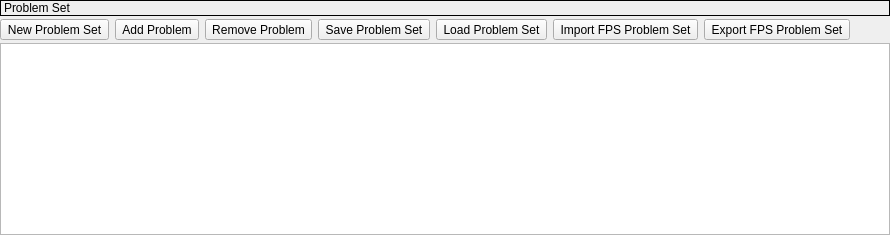
    <widget class="QWidget" name="tabProblemSet">
     <property name="autoFillBackground">
      <bool>true</bool>
     </property>
     <attribute name="title">
      <string>Problem Set</string>
     </attribute>
     <layout class="QVBoxLayout" name="verticalLayout_6">
      <property name="spacing">
       <number>3</number>
      </property>
      <property name="leftMargin">
       <number>0</number>
      </property>
      <property name="topMargin">
       <number>0</number>
      </property>
      <property name="rightMargin">
       <number>0</number>
      </property>
      <property name="bottomMargin">
       <number>0</number>
      </property>
      <item>
       <widget class="QLabel" name="lblProblemSet">
        <property name="frameShape">
         <enum>QFrame::Shape::Panel</enum>
        </property>
        <property name="frameShadow">
         <enum>QFrame::Shadow::Plain</enum>
        </property>
        <property name="text">
         <string>Problem Set</string>
        </property>
        <property name="margin">
         <number>5</number>
        </property>
       </widget>
      </item>
      <item>
       <widget class="QWidget" name="widget_2" native="true">
        <layout class="QHBoxLayout" name="horizontalLayout_15">
         <property name="leftMargin">
          <number>0</number>
         </property>
         <property name="topMargin">
          <number>0</number>
         </property>
         <property name="rightMargin">
          <number>0</number>
         </property>
         <property name="bottomMargin">
          <number>0</number>
         </property>
         <item>
          <widget class="QToolButton" name="btnNewProblemSet">
           <property name="toolTip">
            <string>New Problem Set</string>
           </property>
           <property name="text">
            <string>New Problem Set</string>
           </property>
           <property name="icon">
            <iconset>
             <normalon>:/resources/iconsets/newlook/actions/08Problem-01Problem.svg</normalon>
            </iconset>
           </property>
          </widget>
         </item>
         <item>
          <widget class="QToolButton" name="btnAddProblem">
           <property name="toolTip">
            <string>Add Problem</string>
           </property>
           <property name="text">
            <string>Add Problem</string>
           </property>
           <property name="icon">
            <iconset>
             <normalon>:/resources/iconsets/newlook/actions/00Misc-03Add.svg</normalon>
            </iconset>
           </property>
          </widget>
         </item>
         <item>
          <widget class="QToolButton" name="btnRemoveProblem">
           <property name="toolTip">
            <string>Remove Problem</string>
           </property>
           <property name="text">
            <string>Remove Problem</string>
           </property>
           <property name="icon">
            <iconset>
             <normalon>:/resources/iconsets/newlook/actions/00Misc-04Remove.svg</normalon>
            </iconset>
           </property>
          </widget>
         </item>
         <item>
          <widget class="QToolButton" name="btnSaveProblemSet">
           <property name="toolTip">
            <string>Save Problem Set</string>
           </property>
           <property name="text">
            <string>Save Problem Set</string>
           </property>
           <property name="icon">
            <iconset>
             <normalon>:/resources/iconsets/newlook/actions/01File-04SaveAs.svg</normalon>
            </iconset>
           </property>
          </widget>
         </item>
         <item>
          <widget class="QToolButton" name="btnLoadProblemSet">
           <property name="toolTip">
            <string>Load Problem Set</string>
           </property>
           <property name="text">
            <string>Load Problem Set</string>
           </property>
           <property name="icon">
            <iconset>
             <normalon>:/resources/iconsets/newlook/actions/06View-03Files.svg</normalon>
            </iconset>
           </property>
          </widget>
         </item>
         <item>
          <widget class="QToolButton" name="btnImportFPS">
           <property name="text">
            <string>Import FPS Problem Set</string>
           </property>
           <property name="icon">
            <iconset>
             <normalon>:/resources/iconsets/newlook/actions/00Misc-01Back.svg</normalon>
            </iconset>
           </property>
          </widget>
         </item>
         <item>
          <widget class="QToolButton" name="btnExportFPS">
           <property name="text">
            <string>Export FPS Problem Set</string>
           </property>
           <property name="icon">
            <iconset>
             <normalon>:/resources/iconsets/newlook/actions/00Misc-02Forward.svg</normalon>
            </iconset>
           </property>
          </widget>
         </item>
         <item>
          <spacer name="horizontalSpacer_3">
           <property name="orientation">
            <enum>Qt::Orientation::Horizontal</enum>
           </property>
           <property name="sizeHint" stdset="0">
            <size>
             <width>40</width>
             <height>20</height>
            </size>
           </property>
          </spacer>
         </item>
        </layout>
       </widget>
      </item>
      <item>
       <widget class="QListView" name="lstProblemSet">
        <property name="dragEnabled">
         <bool>true</bool>
        </property>
        <property name="dragDropMode">
         <enum>QAbstractItemView::DragDropMode::InternalMove</enum>
        </property>
        <property name="defaultDropAction">
         <enum>Qt::DropAction::MoveAction</enum>
        </property>
        <property name="alternatingRowColors">
         <bool>true</bool>
        </property>
        <property name="selectionMode">
         <enum>QAbstractItemView::SelectionMode::ExtendedSelection</enum>
        </property>
        <property name="selectionBehavior">
         <enum>QAbstractItemView::SelectionBehavior::SelectRows</enum>
        </property>
       </widget>
      </item>
     </layout>
    </widget>
